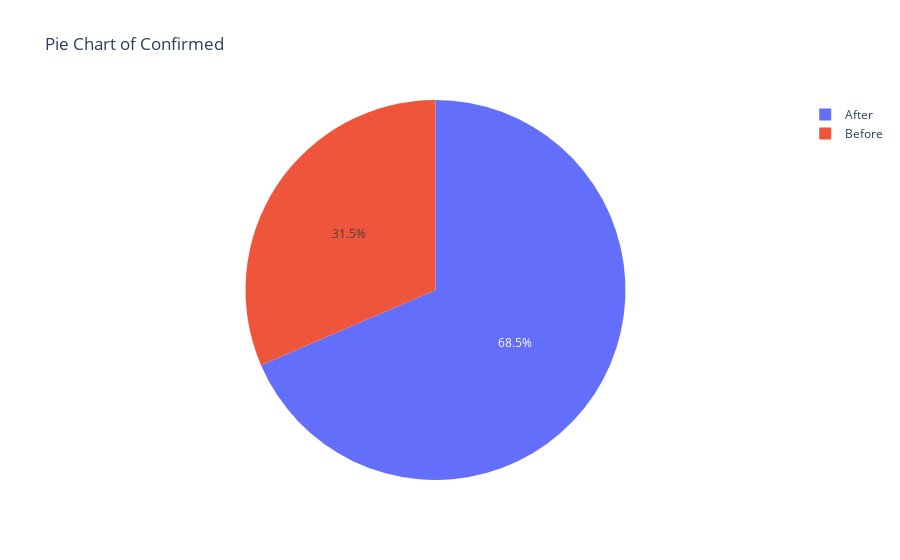

Write notebook code for a chart like this one.
### Code cell
fig = px.pie(values = [Confirm_Before, Confirm_After], names= ['Before', 'After'], title='Pie Chart of Confirmed')
plotly.offline.plot(fig, filename='ConfirmedPie.html')
fig.show()

### Figure 1 — Plotly figure (JSON) as saved in the notebook; plotly's stock layout.template omitted (floating-point values rounded to 4 significant figures)
{"data": [{"domain": {"x": [0, 1], "y": [0, 1]}, "hovertemplate": "label=%{label}<br>value=%{value}<extra></extra>", "labels": ["Before", "After"], "legendgroup": "", "name": "", "showlegend": true, "type": "pie", "values": [1039, 2262]}], "layout": {"legend": {"tracegroupgap": 0}, "title": {"text": "Pie Chart of Confirmed"}}}
